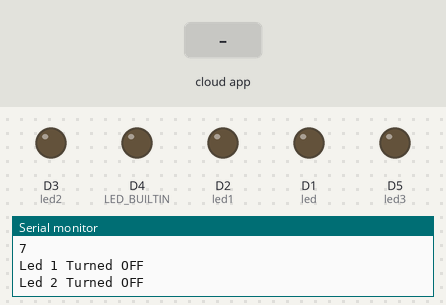
The sketch below on a simulated ESP8266 (NodeMCU). On the bench: output pins drawn as LEDs (lit = HIGH, except the on-board LED, lit = LOW), the last lines printed to the serial monitor. Dashed ring = blinking. Inputs (shaded band) come from the test bench. WiFi joins after 1.5 s; servers stay silent unless stated; random numbers use the default seed unless the sketch sets one; the Firebase database answers and starts empty.

Above: at 3.3 s.
3.4 s: the phone or cloud app sets status to ON
At 4.09 s:
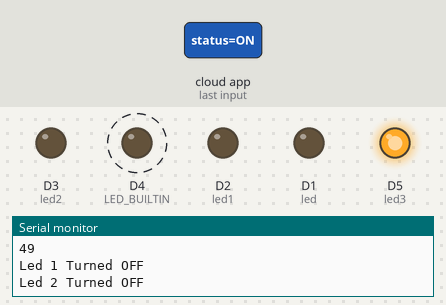
6.4 s: the phone or cloud app sets status to ON
At 6.94 s:
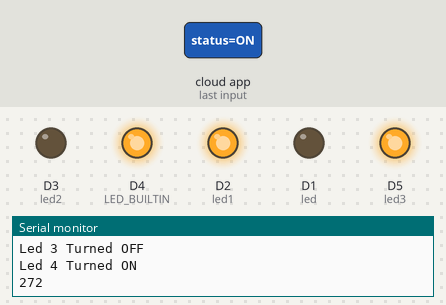
At 7.5 s:
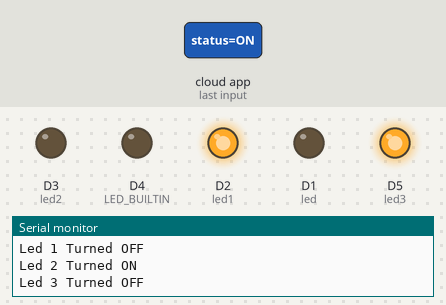
Timing chart, 0 to 15.4 s (numbered marks = the images above; inputs shaded):
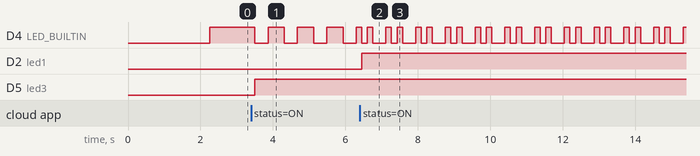

Measured:
- after the input at 3.4 s, D4 (LED_BUILTIN): alternates HIGH for 0.45 s and LOW for 0.36 s, starting after 0.10 s; D5 (led3): LOW → HIGH after 0.10 s
- after the input at 6.4 s, D2 (led1): LOW → HIGH after 0.05 s

The sketch:

Arduino.ino
```cpp
#include <ESP8266WiFi.h>
#include <FirebaseArduino.h>
#define FIREBASE_HOST "fir-36be1-default-rtdb.firebaseio.com"
#define FIREBASE_AUTH "C2bT2IDmaqhQusT6qcGEP2xAt30EMoFTpkLDs9tY"
#define WIFI_SSID ""
#define WIFI_PASSWORD ""


String fireStatus = "";

String fireStatus1 = "";

String fireStatus2 = "";

String fireStatus3 = "";
int led = D1;
int led1 = D2;
int led2 = D3;
int led3 = D5;
void setup() {
  Serial.begin(9600);
  Serial.setTimeout(200000);
  pinMode(LED_BUILTIN, OUTPUT);
  pinMode(led, OUTPUT);
  pinMode(led1, OUTPUT);
  pinMode(led2, OUTPUT);
  pinMode(led3, OUTPUT);
  WiFi.begin(WIFI_SSID, WIFI_PASSWORD);
  Serial.print("Connecting to ");
  Serial.print(WIFI_SSID);
  while (WiFi.status() != WL_CONNECTED) {
    Serial.print(".");
    delay(500);
  }
  Serial.println();
  Serial.print("Connected to ");
  Serial.println(WIFI_SSID);
  Serial.print("IP Address is : ");
  Serial.println(WiFi.localIP());
  Firebase.begin(FIREBASE_HOST, FIREBASE_AUTH);
  Firebase.setString("Led1Status", "OFF");
  Firebase.setString("Led2Status", "OFF");
  Firebase.setString("Led3Status", "OFF");
  Firebase.setString("Led4Status", "OFF");

}
void loop() {
  fireStatus = Firebase.getString("Led1Status/status");
  if (fireStatus == "ON") {
    Serial.println("Led 1 Turned ON");
    digitalWrite(LED_BUILTIN, LOW);
    digitalWrite(led, HIGH);
    delay(10);
  }
  else {
    Serial.println("Led 1 Turned OFF");
    digitalWrite(LED_BUILTIN, HIGH);
    digitalWrite(led, LOW);
  }


    fireStatus1 = Firebase.getString("Led2Status/status");
  if (fireStatus1 == "ON") {
    Serial.println("Led 2 Turned ON");
    digitalWrite(LED_BUILTIN, LOW);
    digitalWrite(led1, HIGH);
    delay(10);
  }
  else {
    Serial.println("Led 2 Turned OFF");
    digitalWrite(LED_BUILTIN, HIGH);
    digitalWrite(led1, LOW);
  }


   fireStatus2 = Firebase.getString("Led3Status/status");
  if (fireStatus2 == "ON") {
    Serial.println("Led 3 Turned ON");
    digitalWrite(LED_BUILTIN, LOW);
    digitalWrite(led2, HIGH);
    delay(10);
  }
  else {
    Serial.println("Led 3 Turned OFF");
    digitalWrite(LED_BUILTIN, HIGH);
    digitalWrite(led2, LOW);
  }


     fireStatus3 = Firebase.getString("Led4Status/status");
  if (fireStatus3 == "ON") {
    Serial.println("Led 4 Turned ON");
    digitalWrite(LED_BUILTIN, LOW);
    digitalWrite(led3, HIGH);
    delay(10);
  }
  else {
    Serial.println("Led 4 Turned OFF");
    digitalWrite(LED_BUILTIN, HIGH);
    digitalWrite(led3, LOW);
  }
int  randNumber = random(300);
  Firebase.setInt("RandStatus",randNumber);
  Serial.println(randNumber);


  delay(50);

}
```
